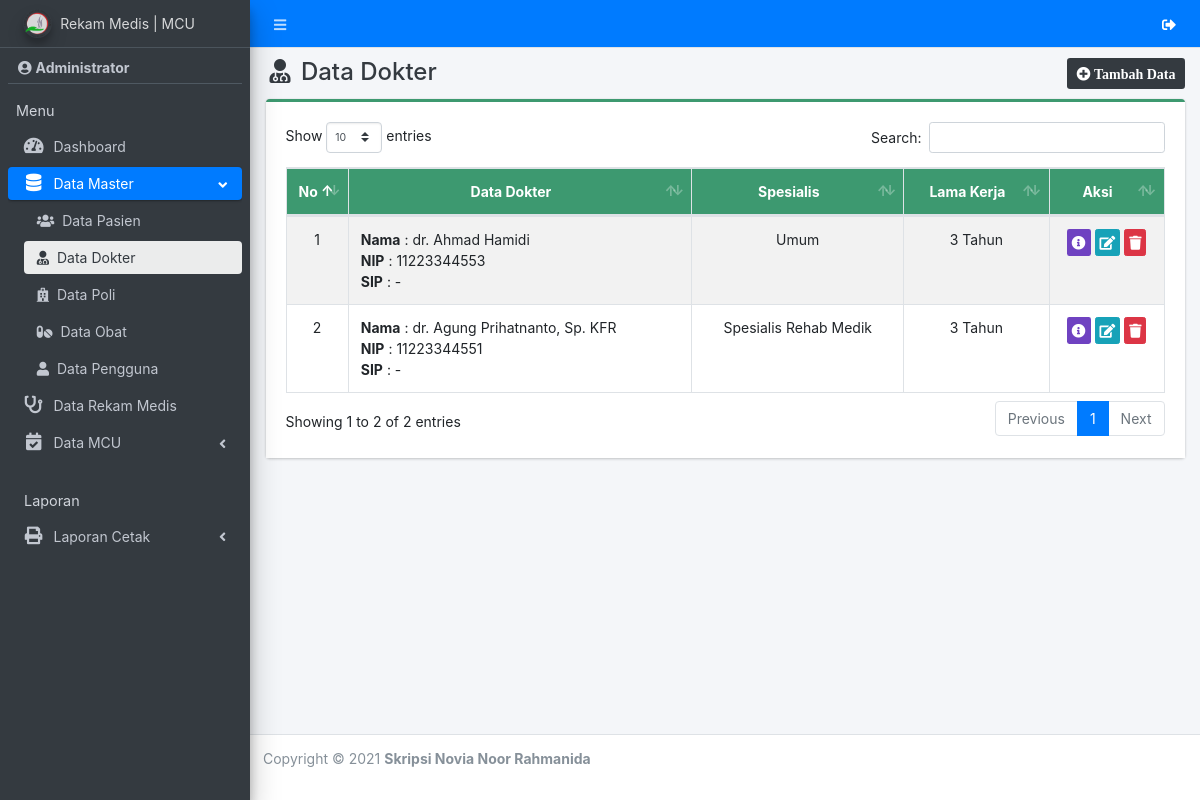
The page /admin/dokter/index.php (signed in) on the database as committed earlier.
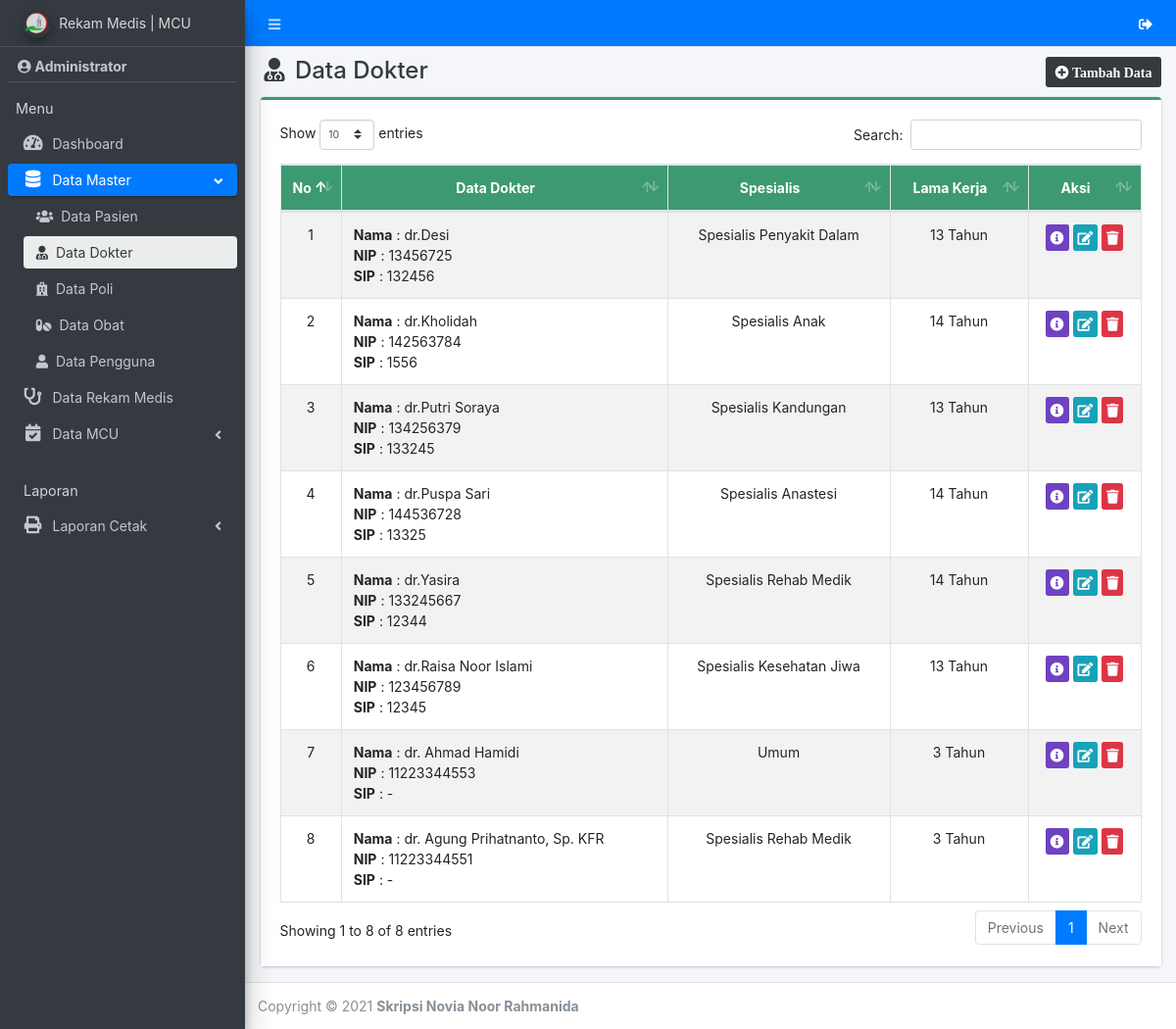
The same page on the database as committed later.
### tables this page shows
CREATE TABLE `dokter` (
  `id_dokter` int(11) NOT NULL,
  `nm_dokter` varchar(50) NOT NULL,
  `nip` varchar(30) NOT NULL,
  `sip` varchar(30) NOT NULL,
  `spesialis` varchar(50) NOT NULL,
  `tgl_masuk` date NOT NULL,
  `alamat` text NOT NULL,
  `hp` varchar(20) NOT NULL
);

### app/config.php (called while the page is built, shortened)
<?php
function base_url($url = null)
{
  $base_url = "http://localhost/rekam-medis";
  if ($url != null) {
    return $base_url . "/" . $url;
  } else {
    return $base_url;
  }
}

### admin/dokter/index.php (the view, shortened to what this page needs)
<?php
require '../../app/config.php';
include_once '../../template/header.php';
include_once '../../template/sidebar.php';
?>
<div class="content-wrapper">
    <div class="content-header">
        <div class="container-fluid">
            <div class="row">
                <div class="col-sm-6">
                    <h4 class="m-0 text-dark"><i class="fa fa-user-md ml-1 mr-1"></i> Data Dokter</h4>
                </div>
                <div class="col-sm-6 text-right">
                    <a href="tambah" class="btn btn-sm bg-dark"><i class="fa fa-plus-circle"> Tambah Data</i></a>
                </div>
            </div>
        </div>
    </div>
    <section class="content">
        <div class="container-fluid">
            <div class="row">
                <div class="col-md-12">
                    <div class="card card-olive card-outline">
                        <div class="card-body" style="background-color: white;">
                            <div class="table-responsive">
                                <table id="example1" class="table table-bordered table-striped dataTable">
                                    <thead class="bg-olive">
                                        <tr align="center">
                                            <th>No</th>
                                            <th>Data Dokter</th>
                                            <th>Spesialis</th>
                                            <th>Lama Kerja</th>
                                            <th>Aksi</th>
                                        </tr>
                                    </thead>
                                    <tbody>
                                        <?php
                                        $no = 1;
                                        $data = $con->query("SELECT * FROM dokter ORDER BY id_dokter DESC");
                                        while ($row = $data->fetch_array()) {
                                            $tgl = new DateTime($row['tgl_masuk']);
                                            $today = new DateTime('today');
                                            $y = $today->diff($tgl)->y;
                                        ?>
                                            <tr>
                                                <td align="center" width="5%"><?= $no++ ?></td>
                                                <td>
                                                    <b>Nama</b> : <?= $row['nm_dokter'] ?><br>
                                                    <b>NIP</b> : <?= $row['nip'] ?><br>
                                                    <b>SIP</b> : <?= $row['sip'] ?><br>
                                                </td>
                                                <td align="center"><?= $row['spesialis'] ?></td>
                                                <td align="center"><?= $y . ' Tahun' ?></td>
                                                <td align="center" width="13%">
                                                    <a href="#id<?= $row[0]; ?>" data-toggle="modal" class="btn bg-purple btn-xs" title="Detail"><i class="fa fa-info-circle"></i></a>
                                                    <a href="edit?id=<?= $row[0] ?>" class="btn btn-info btn-xs" title="Edit"><i class="fa fa-edit"></i></a>
                                                    <a href="hapus?id=<?= $row[0] ?>" class="btn btn-danger btn-xs alert-hapus" title="Hapus"><i class="fa fa-trash"></i></a>
                                                </td>
                                            </tr>
                                        <?php } ?>
                                    </tbody>
                                </table>
                            </div>
                        </div>
                    </div>
                </div>
            </div>
        </div>
    </section>
</div>
<?php
include_once '../../template/footer.php';
?>

### template/header.php (shortened to what this page needs)
<!DOCTYPE html>
<html lang="en">
<head>
    <link rel="stylesheet" href="<?= base_url() ?>/assets/plugins/fontawesome-free/css/all.min.css">
    <link rel="stylesheet" href="https://code.ionicframework.com/ionicons/2.0.1/css/ionicons.min.css">
    <link rel="stylesheet" href="<?= base_url() ?>/assets/plugins/datatables-bs4/css/dataTables.bootstrap4.css">
    <link rel="stylesheet" href="<?= base_url() ?>/assets/plugins/ekko-lightbox/ekko-lightbox.css">
    <link rel="stylesheet" href="<?= base_url() ?>/assets/plugins/bootstrap-fileupload/bootstrap-fileupload.min.css">
    <link rel="stylesheet" href="<?= base_url() ?>/assets/plugins/tempusdominus-bootstrap-4/css/tempusdominus-bootstrap-4.min.css">
    <link rel="stylesheet" href="<?= base_url() ?>/assets/plugins/select2/css/select2.min.css">
    <link rel="stylesheet" href="<?= base_url() ?>/assets/plugins/select2-bootstrap4-theme/select2-bootstrap4.min.css">
    <link rel="stylesheet" href="<?= base_url() ?>/assets/plugins/icheck-bootstrap/icheck-bootstrap.min.css">
    <link rel="stylesheet" href="<?= base_url() ?>/assets/plugins/jqvmap/jqvmap.min.css">
    <link rel="stylesheet" href="<?= base_url() ?>/assets/dist/css/adminlte.min.css">
    <link rel="stylesheet" href="<?= base_url() ?>/assets/plugins/overlayScrollbars/css/OverlayScrollbars.min.css">
    <link rel="stylesheet" href="<?= base_url() ?>/assets/plugins/daterangepicker/daterangepicker.css">
    <link rel="stylesheet" href="<?= base_url() ?>/assets/plugins/summernote/summernote-bs4.css">
    <link rel="stylesheet" href="<?= base_url() ?>/assets/plugins/bootstrap-fileupload/bootstrap-fileupload.min.css">
    <link rel="stylesheet" href="<?= base_url() ?>/assets/alert/sweetalert.css">
    <link rel="stylesheet" href="<?= base_url() ?>/assets/plugins/toastr/toastr.min.css">
    <link rel="stylesheet" href="<?= base_url() ?>/assets/mdi/css/materialdesignicons.min.css">
</head>
<body class="hold-transition sidebar-mini layout-fixed layout-navbar-fixed text-sm">
    <div class="wrapper">
        <nav class="main-header navbar navbar-expand navbar-dark navbar-primary">
            <ul class="navbar-nav">
                <li class="nav-item">
                    <a class="nav-link" data-widget="pushmenu" href="#"><i class="fas fa-bars"></i></a>
                </li>
            </ul>
            <ul class="navbar-nav ml-auto">
                <li class="nav-item dropdown">
                    <a class="nav-link" data-toggle="dropdown" href="#" aria-expanded="false">
                        <i class="fas fa-sign-out-alt ml-1 text-white"></i>
                    </a>
                </li>
            </ul>
        </nav>

### template/sidebar.php (shortened to what this page needs)
<?php
function aktif($pageSekarang)
{
    $namaHalaman = $_SERVER['PHP_SELF'];
    $namaArray = explode('/', $namaHalaman);
    $jumlah = count($namaArray);
    $namaHalaman = $namaArray[$jumlah - 2];
    if ($pageSekarang == $namaHalaman) {
        echo 'active';
    }
}
function menu($pageSekarang)
{
    $namaHalaman = $_SERVER['PHP_SELF'];
    $namaArray = explode('/', $namaHalaman);
    $jumlah = count($namaArray);
    $namaHalaman = $namaArray[$jumlah - 2];
    if ($pageSekarang == $namaHalaman) {
        echo 'menu-open';
    }
}
?>
<aside class="main-sidebar sidebar-dark-primary elevation-4">
    <a href="#" class="brand-link">
        <img src="<?= base_url() ?>/assets/images/logo.png" alt="AdminLTE Logo" class="brand-image img-circle elevation-3" style="opacity: .8">
        <span class="brand-text">Rekam Medis | MCU</span>
    </a>
    <div class="sidebar">
        <div class="user-panel mt-1 mb-1 d-flex">
            <div class="info">
                <a href="#" class="d-block"><i class="fas fa-user-circle mr-1"></i><b><?= $_SESSION['nm_user']; ?> </b></a>
            </div>
        </div>
        <nav class="mt-2">
            <ul class="nav nav-pills nav-sidebar flex-column nav-child-indent" data-widget="treeview" role="menu" data-accordion="false">
                <li class="nav-header">Menu</li>
                <?php if ($_SESSION['level'] == 1) { ?>
                    <li class="nav-item">
                        <a href="<?= base_url() ?>/admin/" class="nav-link <?= aktif("admin") ?>">
                            <i class="nav-icon fa fa-tachometer-alt"></i>
                            <p>
                                Dashboard
                            </p>
                        </a>
                    </li>
                    <li class="nav-item has-treeview <?= menu('user') ?> <?= menu('dokter') ?> <?= menu('pasien') ?> <?= menu('poli') ?> <?= menu('obat') ?>">
                        <a href="#" class="nav-link <?= aktif('user') ?> <?= aktif('dokter') ?> <?= aktif('pasien') ?> <?= aktif('poli') ?> <?= aktif('obat') ?>">
                            <i class="nav-icon fa fa-database"></i>
                            <p>
                                Data Master
                                <i class="right fas fa-angle-left"></i>
                            </p>
                        </a>
                        <ul class="nav nav-treeview">
                            <li class="nav-item">
                                <a href="<?= base_url() ?>/admin/pasien/" class="nav-link <?= aktif('pasien') ?>">
                                    <i class="fas fa-users mr-1"></i>
                                    <p>Data Pasien</p>
                                </a>
                            </li>
                            <li class="nav-item">
                                <a href="<?= base_url() ?>/admin/dokter/" class="nav-link <?= aktif('dokter') ?>">
                                    <i class="fas fa-user-md mr-1"></i>
                                    <p>Data Dokter</p>
                                </a>
                            </li>
                            <li class="nav-item">
                                <a href="<?= base_url() ?>/admin/poli/" class="nav-link <?= aktif('poli') ?>">
                                    <i class="fas fa-hospital mr-1"></i>
                                    <p>Data Poli</p>
                                </a>
                            </li>
                            <li class="nav-item">
                                <a href="<?= base_url() ?>/admin/obat/" class="nav-link <?= aktif('obat') ?>">
                                    <i class="fas fa-pills mr-1"></i>
                                    <p>Data Obat</p>
                                </a>
                            </li>
                            <li class="nav-item">
                                <a href="<?= base_url() ?>/admin/user/" class="nav-link <?= aktif('user') ?>">
                                    <i class="fas fa-user mr-1"></i>
                                    <p>Data Pengguna</p>
                                </a>
                            </li>
                        </ul>
                    </li>
                    <li class="nav-item">
                        <a href="<?= base_url() ?>/admin/rm" class="nav-link <?= aktif("rm") ?>">
                            <i class="nav-icon fa fa-stethoscope"></i>
                            <p>
                                Data Rekam Medis
                            </p>
                        </a>
                    </li>
                    <li class="nav-item has-treeview <?= menu('mata') ?> <?= menu('jiwa') ?> <?= menu('sehat') ?> <?= menu('virus') ?> <?= menu('hamil') ?> <?= menu('fisik') ?> <?= menu('napza') ?>">
                        <a href="#" class="nav-link <?= aktif('mata') ?> <?= aktif('jiwa') ?> <?= aktif('sehat') ?> <?= aktif('virus') ?> <?= aktif('hamil') ?> <?= aktif('fisik') ?> <?= aktif('napza') ?>">
                            <i class="nav-icon fa fa-calendar-check"></i>
                            <p>
                                Data MCU
                                <i class="right fas fa-angle-left"></i>
                            </p>
                        </a>
                    </li>
                    <li class="nav-header">Laporan</li>
                    <li class="nav-item has-treeview">
                        <a href="#" class="nav-link">
                            <i class="nav-icon fa fa-print"></i>
                            <p>
                                Laporan Cetak
                                <i class="fas fa-angle-left right"></i>
                            </p>
                        </a>
                    </li>
                <?php } ?>
            </ul>
        </nav>
    </div>
</aside>

### template/footer.php (shortened to what this page needs)
<footer class="main-footer">
    Copyright &copy; <?= date('Y') ?> <strong>Skripsi Novia Noor Rahmanida</strong>
</footer>
</div>
</body>
</html>

Rows that differ between the two databases and show on the page:
added dokter: nm_dokter "dr.Desi", nip "13456725", sip "132456", spesialis "Spesialis Penyakit Dalam", tgl_masuk "13"
added dokter: nm_dokter "dr.Kholidah", nip "142563784", sip "1556", spesialis "Spesialis Anak", tgl_masuk "14"
added dokter: nm_dokter "dr.Putri Soraya", nip "134256379", sip "133245", spesialis "Spesialis Kandungan", tgl_masuk "13"
added dokter: nm_dokter "dr.Puspa Sari", nip "144536728", sip "13325", spesialis "Spesialis Anastesi", tgl_masuk "14"
added dokter: nm_dokter "dr.Yasira", nip "133245667", sip "12344", spesialis "Spesialis Rehab Medik", tgl_masuk "14"
added dokter: nm_dokter "dr.Raisa Noor Islami", nip "123456789", sip "12345", spesialis "Spesialis Kesehatan Jiwa", tgl_masuk "13"
Other text that changed with them:
text written by a page script: "Show entries Search: Showing 1 to 2 of 2 entries Previous 1 Next" → "Show entries Search: Showing 1 to 8 of 8 entries Previous 1 Next"
